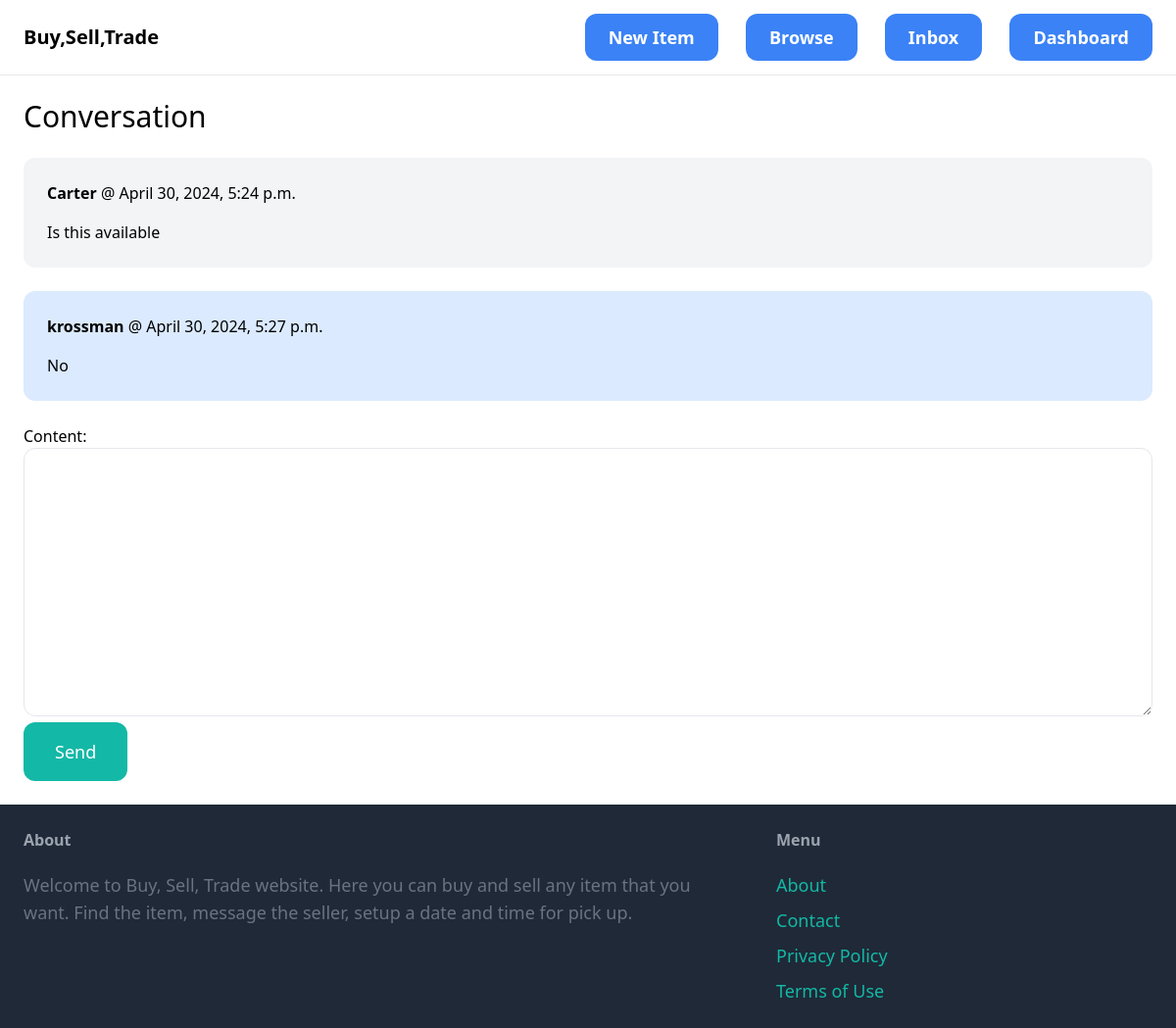
Screenshot of /inbox/1/ (signed in) with the database file from the repository.
### conversation/models.py (models this page shows)
class ConversationMessage(models.Model):
    conversation = models.ForeignKey(Conversation, related_name='messages', on_delete=models.CASCADE)
    content = models.TextField()
    created_at = models.DateTimeField(auto_now_add=True)
    created_by = models.ForeignKey(User, related_name='created_messages', on_delete=models.CASCADE)

### conversation/views.py (the view)
# urls.py: path('<int:pk>/', views.detail, name='detail'),
@login_required
def detail(request, pk):
    conversation = Conversation.objects.filter(members__in=[request.user.id]).get(pk=pk)
    if request.method == 'POST':
        form = ConversationMessageForm(request.POST)
        if form.is_valid():
            conversation_message = form.save(commit=False)
            conversation_message.conversation = conversation
            conversation_message.created_by = request.user
            conversation_message.save()
            conversation.save()
            return redirect('conversation:detail', pk=pk)
    else:
        form = ConversationMessageForm()
    return render(request, 'conversation/detail.html', {
        'conversation': conversation,
        'form': form
    })

### conversation/forms.py
class ConversationMessageForm(forms.ModelForm):
    class Meta:
        model = ConversationMessage
        fields = ('content',)
        widgets = {
            'content': forms.Textarea(attrs={
                'class': 'w-full py-4 px-6 rounded-xl border'
            })
        }

### conversation/templates/conversation/detail.html (shortened to what this page needs)
{% extends 'core/base.html' %}
{% block content %}
<h1 class="mb-6 text-3xl">Conversation</h1>
<div class="space-y-6">
    {% for message in conversation.messages.all %}
        <div class="p-6 flex {% if message.created_by == request.user %}bg-blue-100{% else %}bg-gray-100{% endif %} rounded-xl">
            <div>
                <p class="mb-4"><strong>{{ message.created_by.username }}</strong> @ {{ message.created_at }}</p>
                <p>{{ message.content }}</p>
            </div>
        </div>
    {% endfor %}
</div>
<form method="post" action="." class="mt-6">
    {{ form.as_p }}
    <button class="py-4 px-8 text-lg bg-teal-500 hover:bg-teal-700 rounded-xl text-white">Send</button>
</form>
{% endblock %}

### rows the page displays
ConversationMessage: created_by.username "Carter", created_at "April 30, 2024, 5:24 p.m.", content "Is this available"
ConversationMessage: created_by.username "krossman", created_at "April 30, 2024, 5:27 p.m.", content "No"
